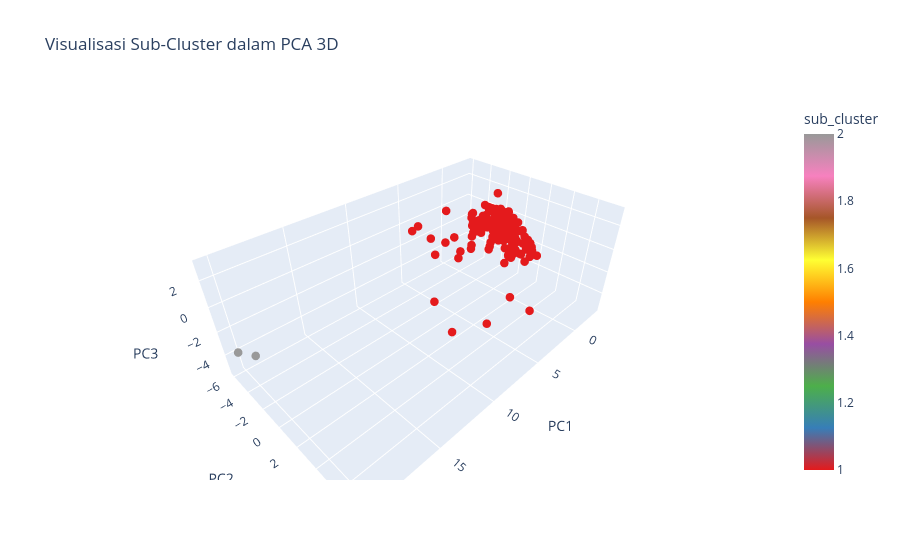

The code cell stored with this chart in its notebook:
### Code cell
import plotly.express as px
from sklearn.decomposition import PCA

# ==========================================================
# PCA 3D
# ==========================================================

pca = PCA(n_components=3)

pca_result = pca.fit_transform(
    df_kmeans_sub[kolom_numerik]
)

df_pca = pd.DataFrame(
    pca_result,
    columns=['PC1', 'PC2', 'PC3']
)

df_pca['sub_cluster'] = df_kmeans_sub['sub_cluster'].values

df_pca['nama_kabupaten_kota'] = (
    df_kmeans_sub['nama_kabupaten_kota'].values
)

df_pca['tahun'] = df_kmeans_sub['tahun'].values

# ==========================================================
# VISUALISASI PCA 3D INTERAKTIF
# ==========================================================

fig = px.scatter_3d(
    df_pca,
    x='PC1',
    y='PC2',
    z='PC3',
    color='sub_cluster',
    color_continuous_scale=px.colors.qualitative.Set1,
    hover_name='nama_kabupaten_kota',
    hover_data=['tahun'],
    title='Visualisasi Sub-Cluster dalam PCA 3D'
)

fig.update_traces(
    marker=dict(size=5)
)

fig.update_layout(
    scene=dict(
        xaxis_title='PC1',
        yaxis_title='PC2',
        zaxis_title='PC3'
    )
)

fig.show()

### Figure 1 — Plotly figure (JSON) as saved in the notebook; plotly's stock layout.template omitted (floating-point values rounded to 4 significant figures; data arrays with more than 128 entries replaced by an {"elided": "..."} marker saying what was removed)
{"data": [{"customdata": {"elided": "264x1 int values"}, "hovertemplate": "<b>%{hovertext}</b><br><br>PC1=%{x}<br>PC2=%{y}<br>PC3=%{z}<br>tahun=%{customdata[0]}<br>sub_cluster=%{marker.color}<extra></extra>", "hovertext": {"elided": "264 str values"}, "legendgroup": "", "marker": {"color": {"elided": "264 int values"}, "coloraxis": "coloraxis", "size": 5, "symbol": "circle"}, "mode": "markers", "name": "", "scene": "scene", "showlegend": false, "type": "scatter3d", "x": {"elided": "264 float values"}, "y": {"elided": "264 float values"}, "z": {"elided": "264 float values"}}], "layout": {"coloraxis": {"autocolorscale": false, "colorbar": {"title": {"text": "sub_cluster"}}, "colorscale": [[0, "rgb(228,26,28)"], [0.125, "rgb(55,126,184)"], [0.25, "rgb(77,175,74)"], [0.375, "rgb(152,78,163)"], [0.5, "rgb(255,127,0)"], [0.625, "rgb(255,255,51)"], [0.75, "rgb(166,86,40)"], [0.875, "rgb(247,129,191)"], [1, "rgb(153,153,153)"]]}, "legend": {"tracegroupgap": 0}, "scene": {"domain": {"x": [0, 1], "y": [0, 1]}, "xaxis": {"title": {"text": "PC1"}}, "yaxis": {"title": {"text": "PC2"}}, "zaxis": {"title": {"text": "PC3"}}}, "title": {"text": "Visualisasi Sub-Cluster dalam PCA 3D"}}}
